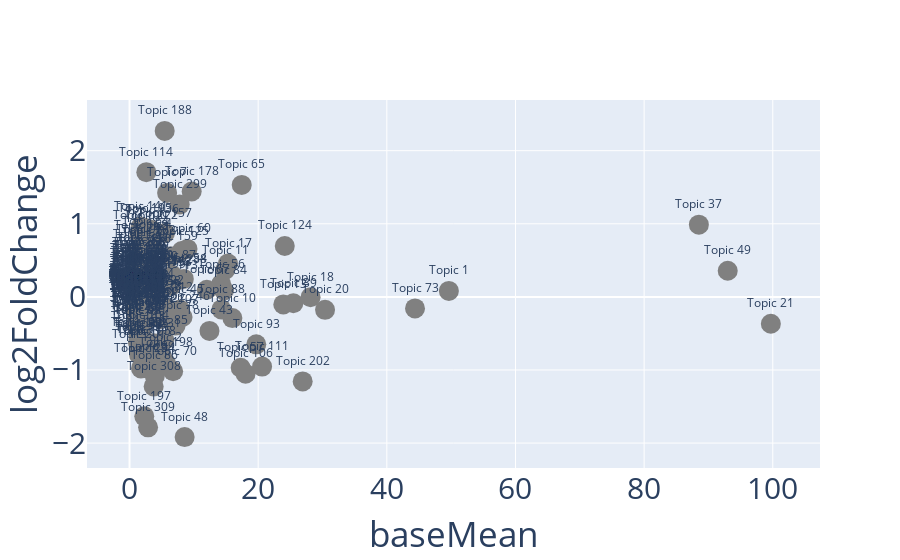

Notebook code cell kept with this figure:
### Code cell
import plotly.graph_objects as go
fig = go.Figure()
fig.add_trace(go.Scatter(x=res["baseMean"],
                         y=res["log2FoldChange"],
                         mode="markers+text",
                         marker={"size":20, "color":"gray"}, 
                         text=res.index,
                         textposition="top center")
             )
#for (x,y, name) in zip(res["baseMean"],res["log2FoldChange"],res.index):
    #plt.annotate(name,xy=(x,y))
    
layout = {}
layout["xaxis"]={}
layout["xaxis"]["title"]="baseMean"
layout["xaxis"]["titlefont_size"]=35
layout["xaxis"]["tickfont_size"]=30
layout["yaxis"]={}
layout["yaxis"]["title"]="log2FoldChange"
layout["yaxis"]["titlefont_size"]=35
layout["yaxis"]["tickfont_size"]=30
fig.update_layout(layout)
fig.show()
fig.write_image(f"{directory}/topsbm/desqe2_level{L}_{tissue}.pdf")

### Figure 1 — Plotly figure (JSON) as saved in the notebook; plotly's stock layout.template omitted (floating-point values rounded to 4 significant figures; data arrays with more than 128 entries replaced by an {"elided": "..."} marker saying what was removed)
{"data": [{"marker": {"color": "gray", "size": 20}, "mode": "markers+text", "text": {"elided": "315 str values"}, "textposition": "top center", "type": "scatter", "x": {"elided": "315 float values"}, "y": {"elided": "315 float values"}}], "layout": {"autosize": true, "xaxis": {"autorange": true, "range": [-6.432, 107.2], "tickfont": {"size": 30}, "title": {"font": {"size": 35}, "text": "baseMean"}, "type": "linear"}, "yaxis": {"autorange": true, "range": [-2.428, 2.781], "tickfont": {"size": 30}, "title": {"font": {"size": 35}, "text": "log2FoldChange"}, "type": "linear"}}}
